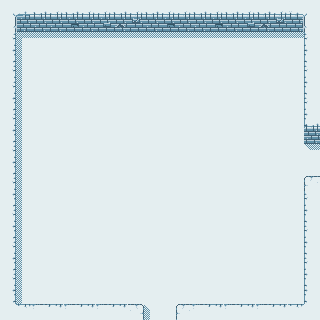

Tiled map render using the project's own tile images. Description and the whole map definition, tile-layer contents included, below:
An orthogonal 20x20 tile map with 16x16 px tiles, 4 tile layers (floor, shadow, wall1, wall2).

<map version="1.0" tiledversion="1.0.3" orientation="orthogonal" renderorder="right-down" width="20" height="20" tilewidth="16" tileheight="16" nextobjectid="1">
 <tileset firstgid="1" name="sampletileset" tilewidth="16" tileheight="16" tilecount="256" columns="16">
  <image source="sampletileset.png" width="256" height="256" />
 </tileset>
 <layer name="floor" width="20" height="20">
  <data encoding="csv">
21,21,21,21,21,21,21,21,21,21,21,21,21,21,21,21,21,21,21,21,
21,21,21,21,21,21,21,21,21,21,21,21,21,21,21,21,21,21,21,21,
21,21,21,21,21,21,21,21,21,21,21,21,21,21,21,21,21,21,21,21,
21,21,21,21,21,21,21,21,21,21,21,21,21,21,21,21,21,21,21,21,
21,21,21,21,21,21,21,21,21,21,21,21,21,21,21,21,21,21,21,21,
21,21,21,21,21,21,21,21,21,21,21,21,21,21,21,21,21,21,21,21,
21,21,21,21,21,21,21,21,21,21,21,21,21,21,21,21,21,21,21,21,
21,21,21,21,21,21,21,21,21,21,21,21,21,21,21,21,21,21,21,21,
21,21,21,21,21,21,21,21,21,21,21,21,21,21,21,21,21,21,21,21,
21,21,21,21,21,21,21,21,21,21,21,21,21,21,21,21,21,21,21,21,
21,21,21,21,21,21,21,21,21,21,21,21,21,21,21,21,21,21,21,21,
21,21,21,21,21,21,21,21,21,21,21,21,21,21,21,21,21,21,21,21,
21,21,21,21,21,21,21,21,21,21,21,21,21,21,21,21,21,21,21,21,
21,21,21,21,21,21,21,21,21,21,21,21,21,21,21,21,21,21,21,21,
21,21,21,21,21,21,21,21,21,21,21,21,21,21,21,21,21,21,21,21,
21,21,21,21,21,21,21,21,21,21,21,21,21,21,21,21,21,21,21,21,
21,21,21,21,21,21,21,21,21,21,21,21,21,21,21,21,21,21,21,21,
21,21,21,21,21,21,21,21,21,21,21,21,21,21,21,21,21,21,21,21,
21,21,21,21,21,21,21,21,21,21,21,21,21,21,21,21,21,21,21,21,
21,21,21,21,21,21,21,21,21,21,21,21,21,21,21,21,21,21,21,21
</data>
 </layer>
 <layer name="shadow" width="20" height="20">
  <data encoding="csv">
0,0,0,0,0,0,0,0,0,0,0,0,0,0,0,0,0,0,0,0,
0,0,0,0,0,0,0,0,0,0,0,0,0,0,0,0,0,0,0,0,
0,33,34,34,34,34,34,34,34,34,34,34,34,34,34,34,34,34,34,0,
0,49,0,0,0,0,0,0,0,0,0,0,0,0,0,0,0,0,0,0,
0,49,0,0,0,0,0,0,0,0,0,0,0,0,0,0,0,0,0,0,
0,49,0,0,0,0,0,0,0,0,0,0,0,0,0,0,0,0,0,0,
0,49,0,0,0,0,0,0,0,0,0,0,0,0,0,0,0,0,0,0,
0,49,0,0,0,0,0,0,0,0,0,0,0,0,0,0,0,0,0,0,
0,49,0,0,0,0,0,0,0,0,0,0,0,0,0,0,0,0,0,0,
0,49,0,0,0,0,0,0,0,0,0,0,0,0,0,0,0,0,0,35,
0,49,0,0,0,0,0,0,0,0,0,0,0,0,0,0,0,0,0,0,
0,49,0,0,0,0,0,0,0,0,0,0,0,0,0,0,0,0,0,0,
0,49,0,0,0,0,0,0,0,0,0,0,0,0,0,0,0,0,0,0,
0,49,0,0,0,0,0,0,0,0,0,0,0,0,0,0,0,0,0,0,
0,49,0,0,0,0,0,0,0,0,0,0,0,0,0,0,0,0,0,0,
0,49,0,0,0,0,0,0,0,0,0,0,0,0,0,0,0,0,0,0,
0,49,0,0,0,0,0,0,0,0,0,0,0,0,0,0,0,0,0,0,
0,49,0,0,0,0,0,0,0,0,0,0,0,0,0,0,0,0,0,0,
0,49,0,0,0,0,0,0,0,0,0,0,0,0,0,0,0,0,0,0,
0,0,0,0,0,0,0,0,0,50,0,0,0,0,0,0,0,0,0,0
</data>
 </layer>
 <layer name="wall1" width="20" height="20">
  <data encoding="csv">
10,1,2,3,2,3,3,2,3,2,3,3,2,3,2,3,2,3,4,11,
26,17,23,23,19,18,24,7,8,18,19,23,23,19,18,24,7,8,20,27,
42,0,0,0,0,0,0,0,0,0,0,0,0,0,0,0,0,0,0,43,
58,0,0,0,0,0,0,0,0,0,0,0,0,0,0,0,0,0,0,59,
42,0,0,0,0,0,0,0,0,0,0,0,0,0,0,0,0,0,0,43,
42,0,0,0,0,0,0,0,0,0,0,0,0,0,0,0,0,0,0,59,
58,0,0,0,0,0,0,0,0,0,0,0,0,0,0,0,0,0,0,43,
42,0,0,0,0,0,0,0,0,0,0,0,0,0,0,0,0,0,0,59,
58,0,0,0,0,0,0,0,0,0,0,0,0,0,0,0,0,0,0,0,
42,0,0,0,0,0,0,0,0,0,0,0,0,0,0,0,0,0,0,0,
58,0,0,0,0,0,0,0,0,0,0,0,0,0,0,0,0,0,0,0,
42,0,0,0,0,0,0,0,0,0,0,0,0,0,0,0,0,0,0,0,
58,0,0,0,0,0,0,0,0,0,0,0,0,0,0,0,0,0,0,43,
42,0,0,0,0,0,0,0,0,0,0,0,0,0,0,0,0,0,0,59,
58,0,0,0,0,0,0,0,0,0,0,0,0,0,0,0,0,0,0,43,
42,0,0,0,0,0,0,0,0,0,0,0,0,0,0,0,0,0,0,59,
58,0,0,0,0,0,0,0,0,0,0,0,0,0,0,0,0,0,0,43,
42,0,0,0,0,0,0,0,0,0,0,0,0,0,0,0,0,0,0,59,
58,0,0,0,0,0,0,0,0,0,0,0,0,0,0,0,0,0,0,59,
0,73,56,57,56,57,56,57,41,0,0,40,56,57,56,57,56,57,73,0
</data>
 </layer>
 <layer name="wall2" width="20" height="20">
  <data encoding="csv">
0,0,0,0,0,0,0,0,0,0,0,0,0,0,0,0,0,0,0,0,
0,0,0,0,0,0,0,0,0,0,0,0,0,0,0,0,0,0,0,0,
0,0,0,0,0,0,0,0,0,0,0,0,0,0,0,0,0,0,0,0,
0,0,0,0,0,0,0,0,0,0,0,0,0,0,0,0,0,0,0,0,
0,0,0,0,0,0,0,0,0,0,0,0,0,0,0,0,0,0,0,0,
0,0,0,0,0,0,0,0,0,0,0,0,0,0,0,0,0,0,0,0,
0,0,0,0,0,0,0,0,0,0,0,0,0,0,0,0,0,0,0,0,
0,0,0,0,0,0,0,0,0,0,0,0,0,0,0,0,0,0,0,2,
0,0,0,0,0,0,0,0,0,0,0,0,0,0,0,0,0,0,0,18,
0,0,0,0,0,0,0,0,0,0,0,0,0,0,0,0,0,0,0,0,
0,0,0,0,0,0,0,0,0,0,0,0,0,0,0,0,0,0,0,0,
0,0,0,0,0,0,0,0,0,0,0,0,0,0,0,0,0,0,0,40,
0,0,0,0,0,0,0,0,0,0,0,0,0,0,0,0,0,0,0,0,
0,0,0,0,0,0,0,0,0,0,0,0,0,0,0,0,0,0,0,0,
0,0,0,0,0,0,0,0,0,0,0,0,0,0,0,0,0,0,0,0,
0,0,0,0,0,0,0,0,0,0,0,0,0,0,0,0,0,0,0,0,
0,0,0,0,0,0,0,0,0,0,0,0,0,0,0,0,0,0,0,0,
0,0,0,0,0,0,0,0,0,0,0,0,0,0,0,0,0,0,0,0,
0,0,0,0,0,0,0,0,0,0,0,0,0,0,0,0,0,0,0,0,
0,0,0,0,0,0,0,0,0,0,0,0,0,0,0,0,0,0,0,0
</data>
 </layer>
</map>
